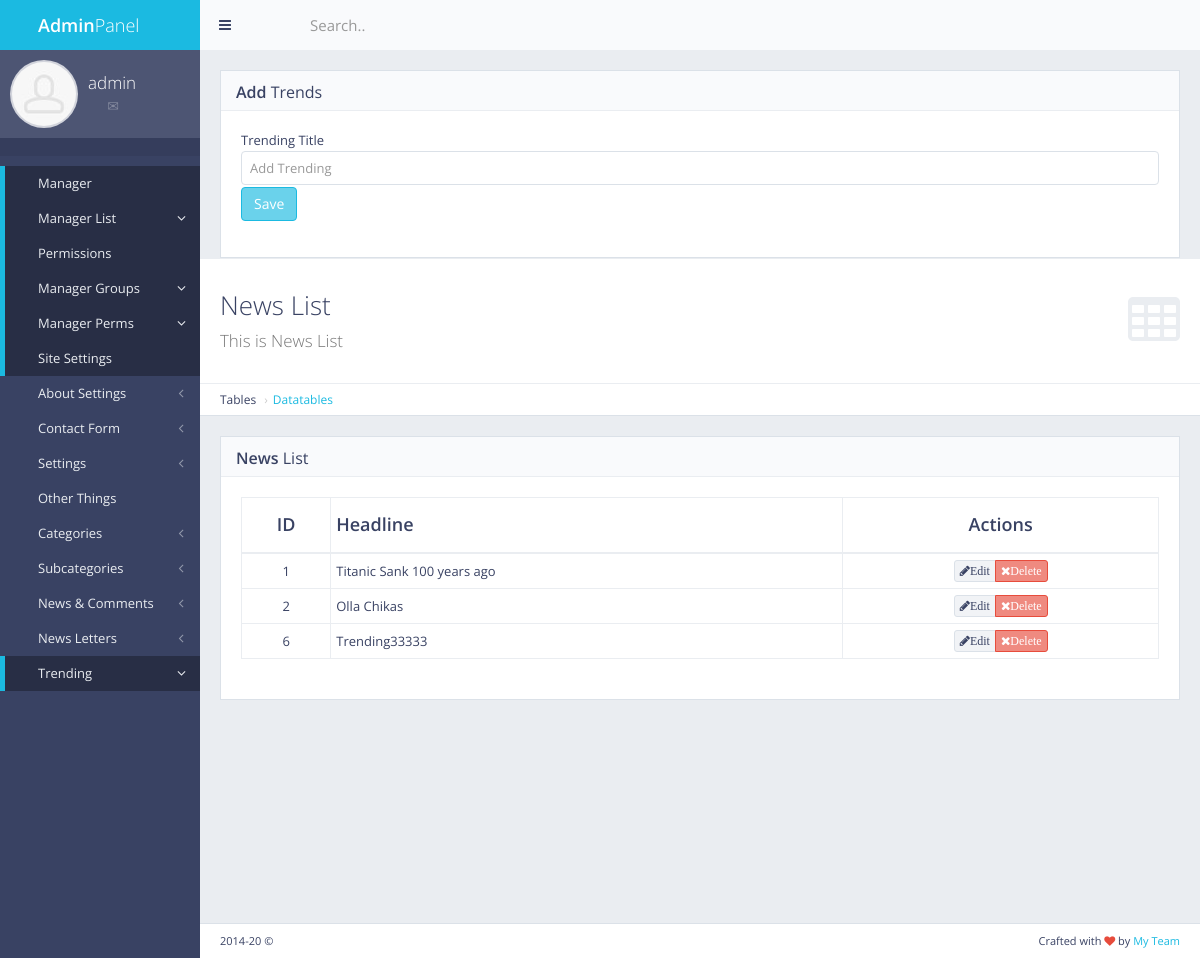
The page /panel/trending/ (signed in) on the database its author committed.
### trending/models.py (models this page shows, shortened)
class Trending(models.Model):
    headline = models.CharField(max_length=250)

### trending/views.py (the view, shortened to what this page needs)
# urls.py: path('panel/trending/',views.trending_add,name='trending_add'),
def trending_add(request):
    if not request.user.is_authenticated:
        return redirect('mylogin')
    trending = Trending.objects.all()
    return render(request,'back/trending.html',{'trending':trending})

### myapp/templatetags/extra_auth.py (called while the page is built)
@register.filter(name="has_group")
def has_group(user,group_name):
    return user.groups.filter(name = group_name).exists()

### myapp/templates/back/trending.html (shortened to what this page needs)
{% extends "back/master.html" %}
{% load static %}
{% block mainblock %}
    <div class="block full">
        <div class="block-title">
            <h2><strong>Add</strong> Trends</h2>
        </div>
    <form action="{% url "trending_add" %}" enctype="multipart/form-data" method="post" class="form-group">
        <div class=""form-group>
            <lable>Trending Title</lable>
            <input type="text" id = "trending" name="trending" class="form-control" placeholder="Add Trending">
        </div>
        <div class="form-group">
        <button type="submit" class="btn btn-primary">Save</button>
        </div>
    </form>
    </div>
    <div class="content-header">
        <div class="header-section">
            <h1>
                <i class="fa fa-table"></i>News List<br><small>This is News List</small>
            </h1>
        </div>
    </div>
    <ul class="breadcrumb breadcrumb-top">
        <li>Tables</li>
        <li><a href="">Datatables</a></li>
    </ul>
    <div class="block full">
        <div class="block-title">
            <h2><strong>News</strong> List</h2>
        </div>
        <div class="table-responsive">
            <table id="example-datatable" class="table table-vcenter table-condensed table-bordered">
                <thead>
                    <tr>
                        <th class="text-center">ID</th>
                        <th>Headline</th>
                        <th class="text-center">Actions</th>
                    </tr>
                </thead>
                <tbody>
                   {% for c in trending %}
                        <tr>
                        <td class="text-center">{{c.pk}}</td>
                        <td>{{ c.headline }}</td>
                        <td class="text-center">
                            <div class="btn-group">
                                <a href= "{% url "trending_edit" c.pk %}" data-toggle="tooltip" title="Edit" class="btn btn-xs btn-default"><i class="fa fa-pencil">Edit</i></a>
                                <a href="{% url "trending_del" c.pk %}" data-toggle="tooltip" title="Delete" class="btn btn-xs btn-danger"><i class="fa fa-times">Delete</i></a>
                            </div>
                        </td>
                    </tr>
                {% endfor %}
                </tbody>
            </table>
        </div>
    </div>
{% endblock %}

### myapp/templates/back/master.html (shortened to what this page needs)
{% load static %}
{%  load extra_auth %}
{% if user.is_authenticated %}
<!DOCTYPE html>
 <html class="no-js" lang="en">
<head>
    <link rel="stylesheet" href="{% static "back/css/bootstrap.min.css" %}">
    <link rel="stylesheet" href="{% static "back/css/plugins.css" %}">
    <link rel="stylesheet" href="{% static "back/css/main.css" %}">
    <link rel="stylesheet" href="{% static "back/css/themes.css" %}">
</head>
<body>
<div id="page-wrapper">
    <div id="page-container" class="sidebar-partial sidebar-visible-lg sidebar-no-animations">
        <div id="sidebar">
            <div id="sidebar-scroll">
                <div class="sidebar-content">
                    <a href="panel" class="sidebar-brand">
                        <i class="gi gi-flash"></i><span class="sidebar-nav-mini-hide"><strong>Admin</strong>Panel</span>
                    </a>
                    <div class="sidebar-section sidebar-user clearfix sidebar-nav-mini-hide">
                        <div class="sidebar-user-avatar">
                            <a href="page_ready_user_profile.html">
                                <img src="{% static "back/img/placeholders/avatars/avatar2.jpg" %}"  alt="avatar">
                            </a>
                        </div>
                        <div class="sidebar-user-name">{{request.user}}</div>
                        <div class="sidebar-user-links">
                            <a href="page_ready_user_profile.html" data-toggle="tooltip" data-placement="bottom" title="Profile"><i class="gi gi-user"></i></a>
                            <a href="page_ready_inbox.html" data-toggle="tooltip" data-placement="bottom" title="Messages"><i class="gi gi-envelope"></i></a>
                            <a href="{% url 'change_password' %}" class="enable-tooltip" data-placement="bottom" title="Settings" ><i class="gi gi-cogwheel"></i></a>
                            <a href="{% url 'mylogout' %}" data-toggle="tooltip" data-placement="bottom" title="Logout"><i class="gi gi-exit"></i></a>
                        </div>
                    </div>
                    <ul class="sidebar-section sidebar-themes clearfix sidebar-nav-mini-hide">
                    </ul>
                    <ul class="sidebar-nav">
                        {% if request.user|has_group:"masteruser" %}
                        <li>
                            <a href="/panel/" class=" active"><i class="gi gi-stopwatch sidebar-nav-icon"></i><span class="sidebar-nav-mini-hide">Manager</span></a>
                        </li>
                          <li>
                            <a href="/panel/manager/list/" class="active"><i class="fa fa-angle-left sidebar-nav-indicator sidebar-nav-mini-hide"></i><i class="gi gi-show_big_thumbnails sidebar-nav-icon"></i><span class="sidebar-nav-mini-hide">Manager List</span></a>
                        </li>
                        <li>
                            <a href="/panel/" class=" active"><i class="gi gi-stopwatch sidebar-nav-icon"></i><span class="sidebar-nav-mini-hide">Permissions</span></a>
                        </li>
                          <li>
                            <a href="/panel/manager/group/" class="active"><i class="fa fa-angle-left sidebar-nav-indicator sidebar-nav-mini-hide"></i><i class="gi gi-show_big_thumbnails sidebar-nav-icon"></i><span class="sidebar-nav-mini-hide">Manager Groups</span></a>
                          </li>
                          <li>
                            <a href="{% url 'manager_perms' %}" class="active"><i class="fa fa-angle-left sidebar-nav-indicator sidebar-nav-mini-hide"></i><i class="gi gi-show_big_thumbnails sidebar-nav-icon"></i><span class="sidebar-nav-mini-hide">Manager Perms</span></a>
                          </li>
                        <li>
                            <a href="/panel/setting" class=" active"><i class="gi gi-stopwatch sidebar-nav-icon"></i><span class="sidebar-nav-mini-hide">Site Settings</span></a>
                        </li>
                          <li>
                            <a href="/panel/about/setting/" class="sidebar-nav-menu"><i class="fa fa-angle-left sidebar-nav-indicator sidebar-nav-mini-hide"></i><i class="gi gi-show_big_thumbnails sidebar-nav-icon"></i><span class="sidebar-nav-mini-hide">About Settings</span></a>
                        </li>
                         <li>
                            <a href="/panel/contactform" class="sidebar-nav-menu"><i class="fa fa-angle-left sidebar-nav-indicator sidebar-nav-mini-hide"></i><i class="gi gi-show_big_thumbnails sidebar-nav-icon"></i><span class="sidebar-nav-mini-hide">Contact Form</span></a>
                        </li>
                         <li>
                        <a href="/panel/setting/" class="sidebar-nav-menu"><i class="fa fa-angle-left sidebar-nav-indicator sidebar-nav-mini-hide"></i><i class="gi gi-show_big_thumbnails sidebar-nav-icon"></i><span class="sidebar-nav-mini-hide">Settings</span></a>
                        </li>
                        {% endif %}
                         <li>
                            <a href="/panel/setting" class="sidebar-nav-menu"><i class="gi gi-stopwatch sidebar-nav-icon"></i><span class="sidebar-nav-mini-hide">Other Things</span></a>
                        </li>
                        <li>
                        <a href="#" class="sidebar-nav-menu"><i class="fa fa-angle-left sidebar-nav-indicator sidebar-nav-mini-hide"></i><i class="gi gi-show_big_thumbnails sidebar-nav-icon"></i><span class="sidebar-nav-mini-hide">Categories</span></a>
                        </li>
                        <li>
                         <a href="#" class="sidebar-nav-menu"><i class="fa fa-angle-left sidebar-nav-indicator sidebar-nav-mini-hide"></i><i class="gi gi-show_big_thumbnails sidebar-nav-icon"></i><span class="sidebar-nav-mini-hide">Subcategories</span></a>
                        </li>
                        <li>
                            <a href="#" class="sidebar-nav-menu"><i class="fa fa-angle-left sidebar-nav-indicator sidebar-nav-mini-hide"></i><i class="gi gi-show_big_thumbnails sidebar-nav-icon"></i><span class="sidebar-nav-mini-hide">News & Comments</span></a>
                        </li>
                        <li>
                            <a href="#" class="sidebar-nav-menu"><i class="fa fa-angle-left sidebar-nav-indicator sidebar-nav-mini-hide"></i><i class="gi gi-show_big_thumbnails sidebar-nav-icon"></i><span class="sidebar-nav-mini-hide">News Letters</span></a>
                           </li>
                         <li>
                            <a href="{% url 'trending_add' %}"  class="active"><i class="fa fa-angle-left sidebar-nav-indicator sidebar-nav-mini-hide"></i><i class="gi gi-show_big_thumbnails sidebar-nav-icon"></i><span class="sidebar-nav-mini-hide">Trending</span></a>
                        </li>
                   </ul>
                </div>
            </div>
        </div>
        <div id="main-container">
            <header class="navbar navbar-default">
                <ul class="nav navbar-nav-custom">
                    <li>
                        <a href="javascript:void(0)" onclick="App.sidebar('toggle-sidebar');this.blur();">
                            <i class="fa fa-bars fa-fw"></i>
                        </a>
                    </li>
                    <li class="dropdown">
                        <a href="javascript:void(0)" class="dropdown-toggle" data-toggle="dropdown">
                            <i class="gi gi-settings"></i>
                        </a>
                    </li>
                </ul>
                <form action="page_ready_search_results.html" method="post" class="navbar-form-custom">
                    <div class="form-group">
                        <input type="text" id="top-search" name="top-search" class="form-control" placeholder="Search..">
                    </div>
                </form>
            </header>
            <div id="page-content">
                {% block mainblock %}
                {% endblock %}
            </div>
            <footer class="clearfix">
                <div class="pull-right">
                    Crafted with <i class="fa fa-heart text-danger"></i> by <a href="#" target="_blank">My Team</a>
                </div>
                <div class="pull-left">
                    <span id="year-copy"></span> &copy;
                </div>
            </footer>
        </div>
    </div>
</div>
</body>
</html>
{% else %}
Please Login
{% endif %}

### rows shown on the page
Trending: pk "1", headline "Titanic Sank 100 years ago"
Trending: pk "2", headline "Olla Chikas"
Trending: pk "6", headline "Trending33333"

### other values the page prints
{{ request.user }} "admin"
